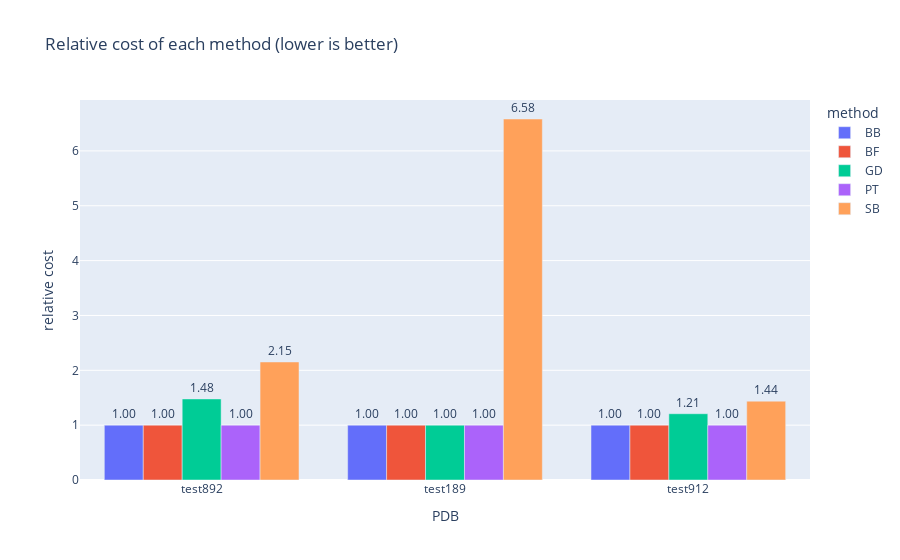

Source (notebook cell):
### Code cell
dfA = {'PDB':[], 'cost':[], 'method':[]}
for pdb in df['PDB'].unique():
    dfB = df[df['PDB'] == pdb]
    for col in dfB.columns:
        if col.startswith('cost'):
            dfA['PDB'].append(pdb)
            dfA['cost'].append(dfB[col].iloc[0])
            dfA['method'].append(col.replace('cost',''))
# convert to dataframe
dfA = pd.DataFrame(dfA)
# drop rows with method == 'RX'
dfA = dfA[dfA['method'] != 'RX']
# normalize cost for each pdb
dfA['min_cost'] = dfA.apply(lambda x: dfA[dfA['PDB'] == x['PDB']]['cost'].min(), axis=1)
dfA['relative cost'] = dfA['cost'] / dfA['min_cost']

fig = px.bar(dfA, x='PDB', y='relative cost', color='method', barmode='group', title='Relative cost of each method (lower is better)', text='relative cost')
fig.update_traces(texttemplate='%{text:.2f}', textposition='outside')
fig.show()

### Figure 1 — Plotly figure (JSON) as saved in the notebook; plotly's stock layout.template omitted (floating-point values rounded to 4 significant figures)
{"data": [{"alignmentgroup": "True", "hovertemplate": "method=BB<br>PDB=%{x}<br>relative cost=%{text}<extra></extra>", "legendgroup": "BB", "marker": {"color": "#636efa", "pattern": {"shape": ""}}, "name": "BB", "offsetgroup": "BB", "orientation": "v", "showlegend": true, "text": [1, 1, 1], "textposition": "outside", "texttemplate": "%{text:.2f}", "type": "bar", "x": ["test892", "test189", "test912"], "xaxis": "x", "y": [1, 1, 1], "yaxis": "y"}, {"alignmentgroup": "True", "hovertemplate": "method=BF<br>PDB=%{x}<br>relative cost=%{text}<extra></extra>", "legendgroup": "BF", "marker": {"color": "#EF553B", "pattern": {"shape": ""}}, "name": "BF", "offsetgroup": "BF", "orientation": "v", "showlegend": true, "text": [1, 1, 1], "textposition": "outside", "texttemplate": "%{text:.2f}", "type": "bar", "x": ["test892", "test189", "test912"], "xaxis": "x", "y": [1, 1, 1], "yaxis": "y"}, {"alignmentgroup": "True", "hovertemplate": "method=GD<br>PDB=%{x}<br>relative cost=%{text}<extra></extra>", "legendgroup": "GD", "marker": {"color": "#00cc96", "pattern": {"shape": ""}}, "name": "GD", "offsetgroup": "GD", "orientation": "v", "showlegend": true, "text": [1.478, 1, 1.208], "textposition": "outside", "texttemplate": "%{text:.2f}", "type": "bar", "x": ["test892", "test189", "test912"], "xaxis": "x", "y": [1.478, 1, 1.208], "yaxis": "y"}, {"alignmentgroup": "True", "hovertemplate": "method=PT<br>PDB=%{x}<br>relative cost=%{text}<extra></extra>", "legendgroup": "PT", "marker": {"color": "#ab63fa", "pattern": {"shape": ""}}, "name": "PT", "offsetgroup": "PT", "orientation": "v", "showlegend": true, "text": [1, 1, 1], "textposition": "outside", "texttemplate": "%{text:.2f}", "type": "bar", "x": ["test892", "test189", "test912"], "xaxis": "x", "y": [1, 1, 1], "yaxis": "y"}, {"alignmentgroup": "True", "hovertemplate": "method=SB<br>PDB=%{x}<br>relative cost=%{text}<extra></extra>", "legendgroup": "SB", "marker": {"color": "#FFA15A", "pattern": {"shape": ""}}, "name": "SB", "offsetgroup": "SB", "orientation": "v", "showlegend": true, "text": [2.152, 6.582, 1.438], "textposition": "outside", "texttemplate": "%{text:.2f}", "type": "bar", "x": ["test892", "test189", "test912"], "xaxis": "x", "y": [2.152, 6.582, 1.438], "yaxis": "y"}], "layout": {"barmode": "group", "legend": {"title": {"text": "method"}, "tracegroupgap": 0}, "title": {"text": "Relative cost of each method (lower is better)"}, "xaxis": {"anchor": "y", "domain": [0, 1], "title": {"text": "PDB"}}, "yaxis": {"anchor": "x", "domain": [0, 1], "title": {"text": "relative cost"}}}}
